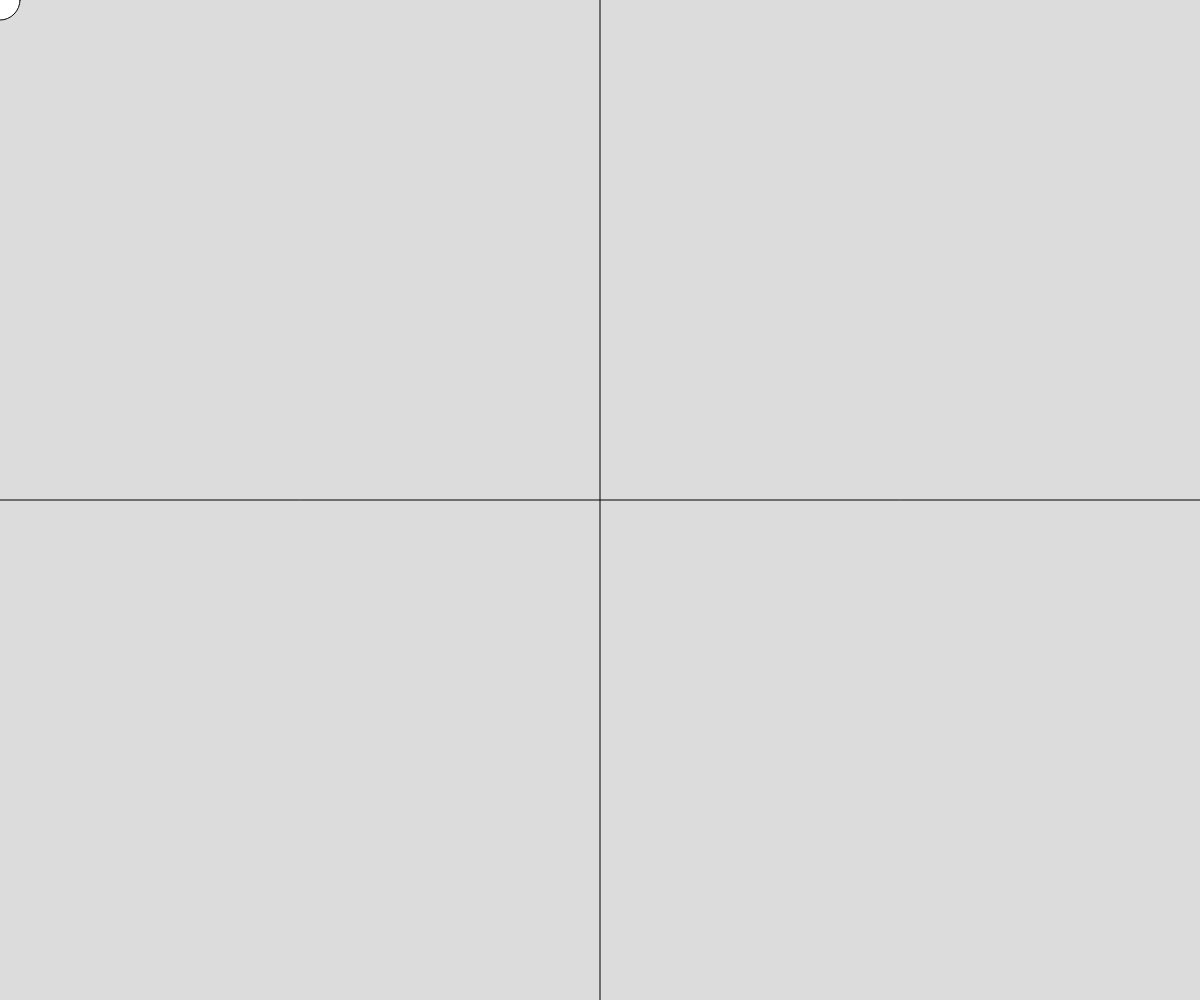
Frame 1 (no input)
Frame 60 (no input): identical to frame 1, image omitted
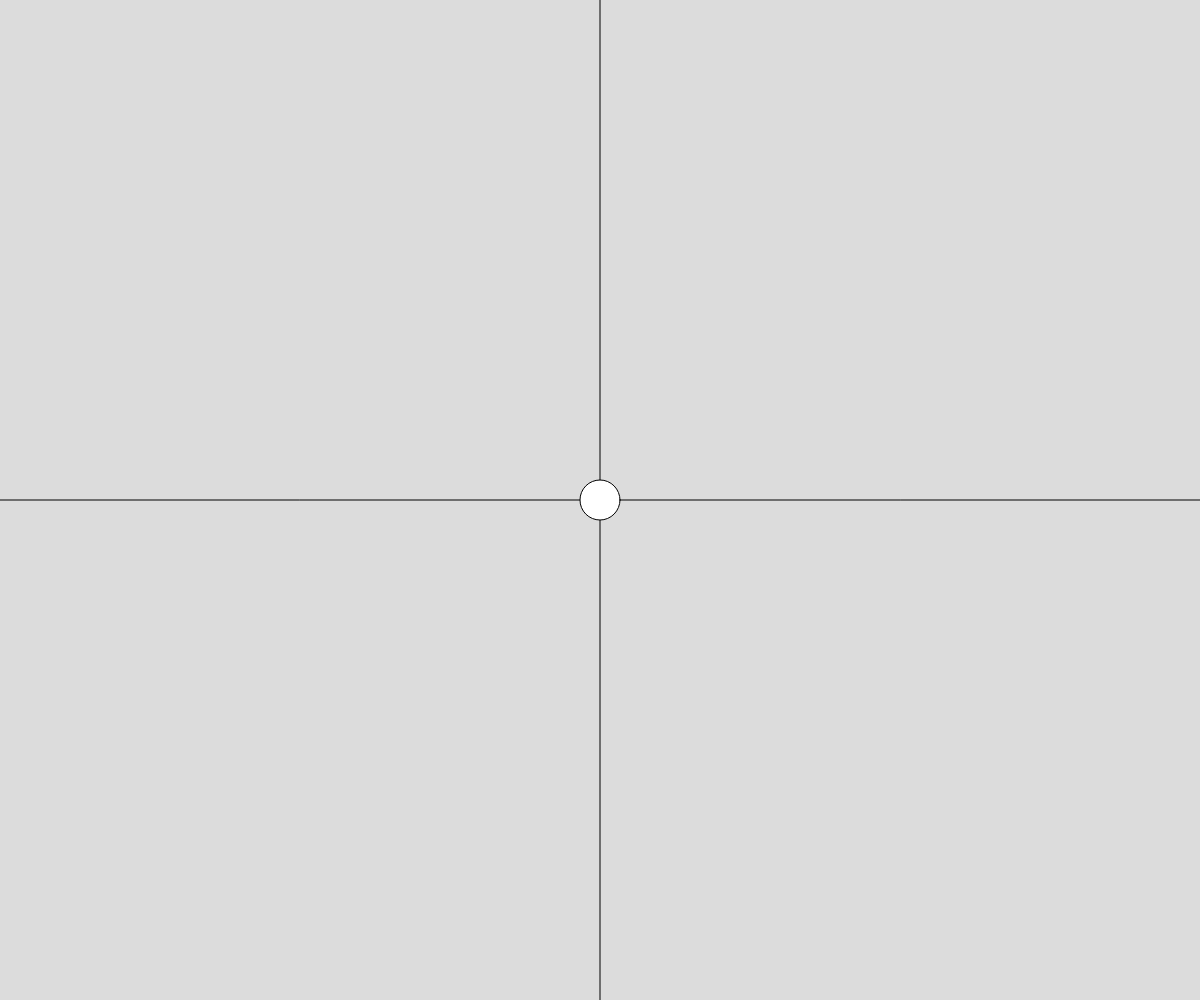
Frame 120 (the mouse pressed at the canvas centre since frame 60)

The p5.js sketch that drew these frames (run headless with seeded random() and noise() and a simulated clock; from frame 60 on, the mouse is pressed at the canvas centre):

// p5.js sketch
// ── sketch.js
function setup() {
	createCanvas(windowWidth, windowHeight);
  }
  
  function draw() {
	
	background(220);
	
	line(windowWidth/2,0,windowWidth/2,windowHeight) //lodret linje afhænging af vinduet
	line(0,windowHeight/2,windowWidth, windowHeight/2) //Vandret linje afhænging af vinduet
	
	  if(mouseX < windowWidth/2 && mouseY < windowHeight/2) c = color("white") //Højre top hvid
	  if(mouseX > windowWidth/2 && mouseY < windowHeight/2) c = color("red") // Venstre top rød
	  if(mouseX < windowWidth/2 && mouseY > windowHeight/2) c = color("red") //Venstre bund rød
	  if(mouseX > windowWidth/2 && mouseY > windowHeight/2) c = color("white") // Højre bund hvid
	
	fill(c) // Farven til c
	  circle(mouseX, mouseY,40);
   
  }
